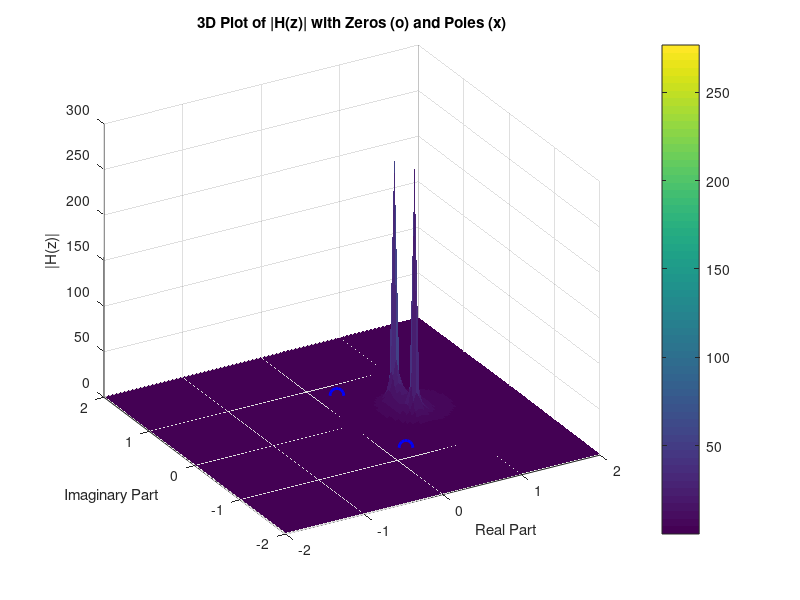

This figure's MATLAB source:
% Coefficients
a = [1 -1.3315 0.49];
b = [1 -0.4944 0.64];

% Roots
m = roots(a); % Poles
p = roots(b); % Zeros

% Mesh grid for complex plane
[re, im] = meshgrid(linspace(-2, 2, 100), linspace(-2, 2, 100));
z = re + 1i*im;

% Evaluate H(z) over the grid
H = polyval(b, z) ./ polyval(a, z);
H_mag = abs(H);

% 3D Plot
figure;
surf(re, im, H_mag, 'EdgeColor', 'none');
colorbar;
hold on;

% Plot zeros (as 'o') and poles (as 'x') on the same plot
plot3(real(p), imag(p), zeros(length(p), 1), 'bo', 'MarkerSize', 10, 'LineWidth', 2);
plot3(real(m), imag(m), zeros(length(m), 1), 'rx', 'MarkerSize', 10, 'LineWidth', 2);
xlabel('Real Part');
ylabel('Imaginary Part');
zlabel('|H(z)|');
title('3D Plot of |H(z)| with Zeros (o) and Poles (x)');
view(-30, 30); % Adjust the viewing angle for better visibility
